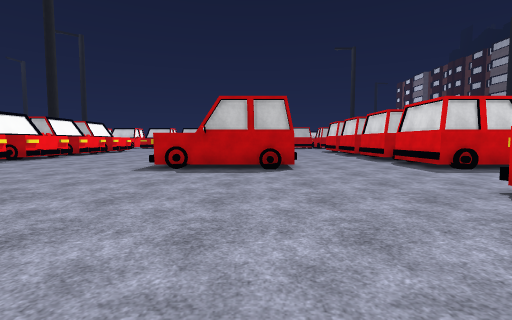
view 1 (above)

17 first-person views from a walk through a Unity game level. The camera is 1.4 m above the floor, tilts 4° down and sees 85° across. The floor is counted in squares, 2 m on a side. Each view is taken from the middle of a square. On the plan, view 1 faces up. The plan holds only what a view shows up to about 9 squares ahead; the rest is blank. The place goes on beyond the plan. The player is left out. Surface patterns are stand-ins for the level's own textures.

view 2
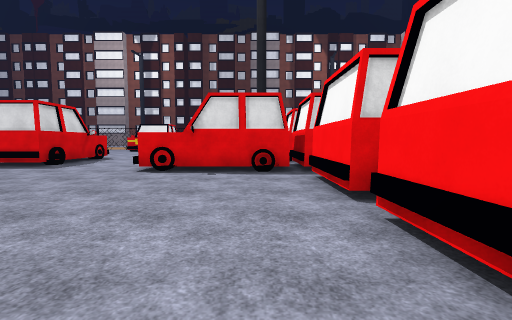

view 3
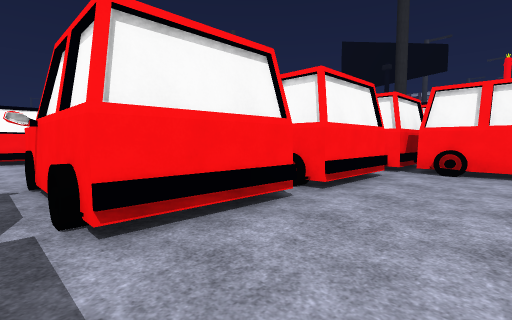

view 4
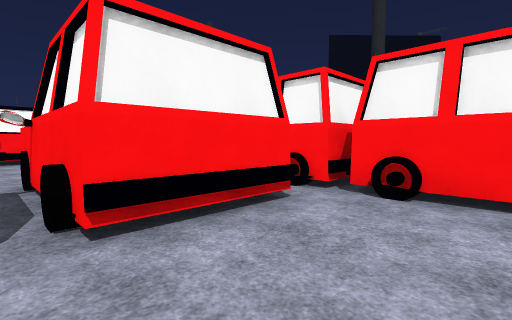

view 5
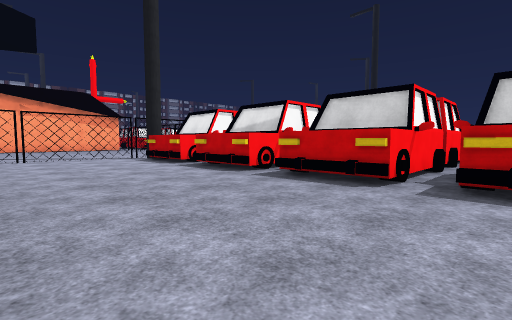

view 6
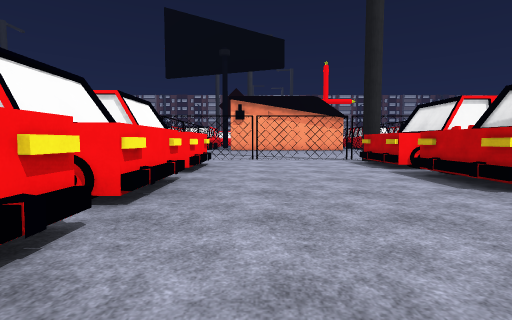

view 7
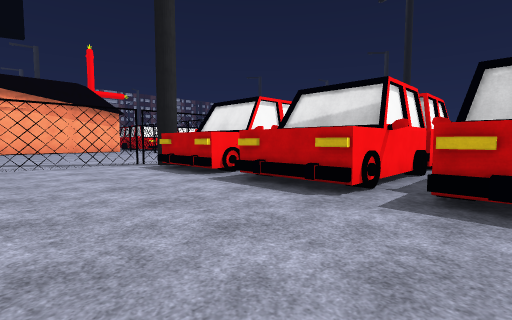

view 8
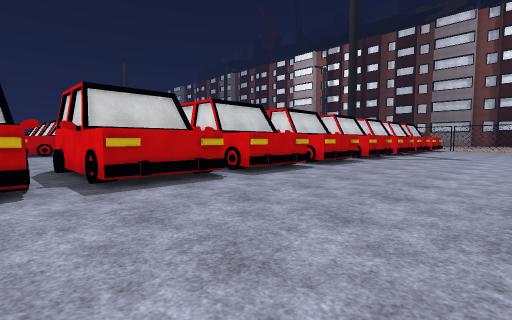

view 9
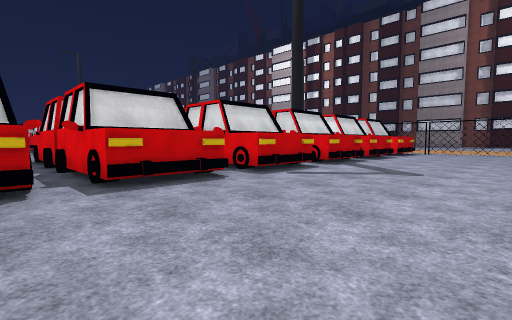

view 10
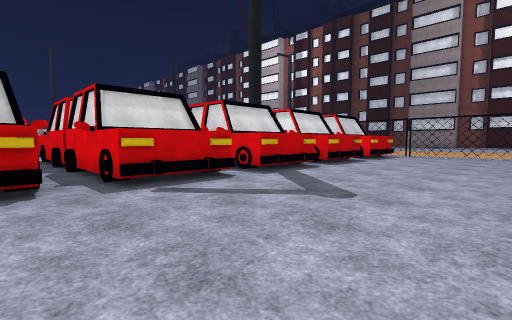

view 11
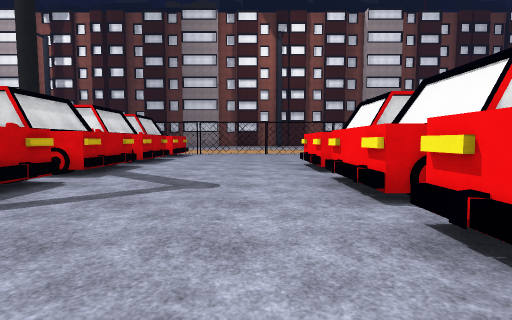

view 12
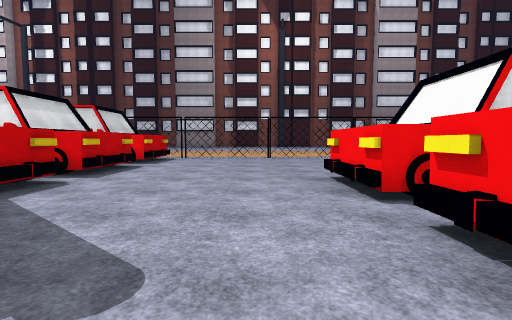

view 13
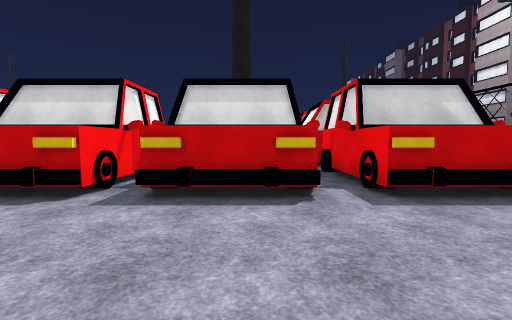

view 14
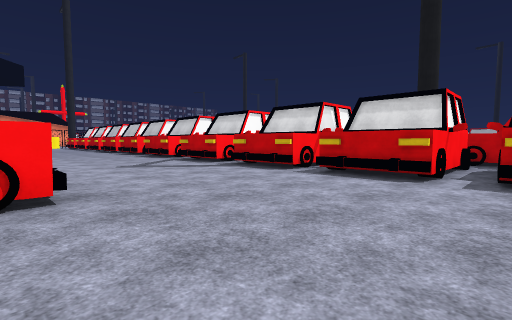

view 15
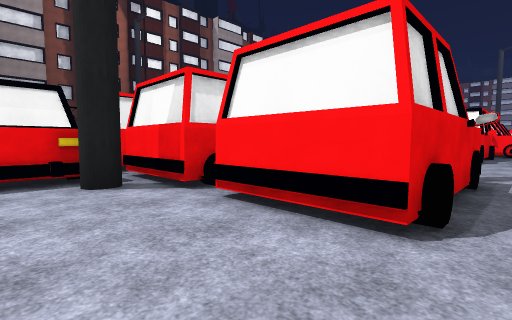

view 16
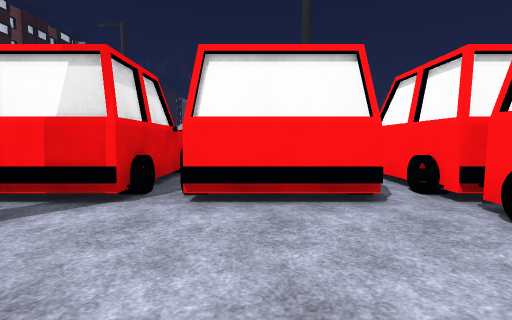

view 17
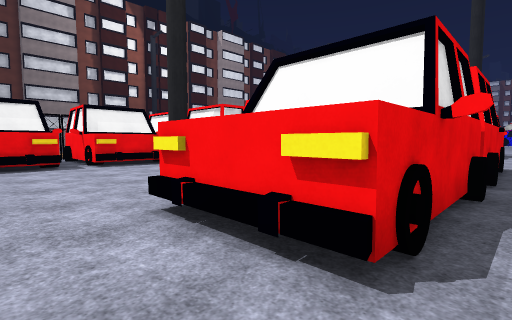

### Floor plan
Key: @ floor where view 1 was taken; # wall or solid block; x gap in a wall; . floor; O other object.
Columns run from 16 left of view 1 to 16 right of it. Each row starts with its distance up from view 1.
  9         O.....    ...#
  8          .....    ...#
  7           ....O##O...##
  6           .............
  5            ...................OO
  4             ..................OO
  3            OO.......OO.OO.......
  2             #.......  .# .....OO
  1           O #.......  .# .....#O#
  0          OO##.##@##.##.##.O#.##OO
 -1          #O #. #. #.  .# .##O# O#
 -2        O #. #. #. #.  .# .# .# .#
 -3   .#OOOOOO.OO.OO.OO.OO.OO.OO.OO.O
 -4  ..#.............................
 -5 ...x.............................
 -6 ...#.............................
 -7   .#.............................
 -8     .............................
 -9     .OOOOOOOOOOOOOOOOOOOOO.OO....

Positions as (right, up) in squares from view 1, and headings:
1: (0, 0), facing up
2: (-3, 1), facing right
3: (3, 2), facing down-left
4: (0, 2), facing down-left
5: (-2, -8), facing up-left
6: (-3, -7), facing left
7: (-5, -7), facing up-left
8: (-4, -8), facing up-right
9: (2, -8), facing up-right
10: (5, -8), facing up-right
11: (4, -7), facing right
12: (7, -7), facing right
13: (14, -7), facing up
14: (16, -9), facing up-left
15: (9, 2), facing down-right
16: (11, 3), facing down
17: (6, 5), facing down-right
